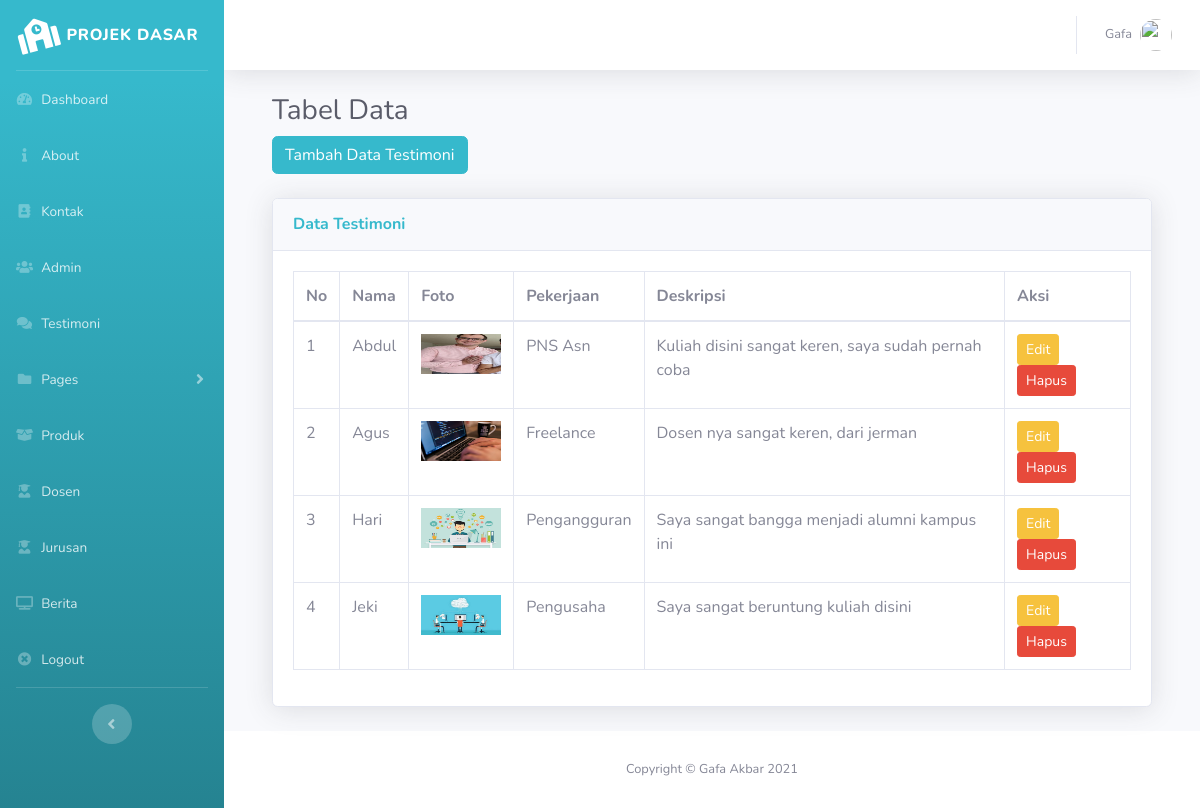
/pages/backend/index.php?page=testimoni/index (signed in), run on the app's committed database.
### tables this page shows
CREATE TABLE `tb_testimoni` (
  `id_testimoni` int(11) NOT NULL,
  `nama` varchar(100) NOT NULL,
  `foto` varchar(255) NOT NULL,
  `pekerjaan` varchar(100) NOT NULL,
  `deskripsi` text NOT NULL
);

### pages/backend/index.php (called while the page is built, shortened)
<?php
include 'component/header.php';
include 'component/sidebar.php';
include 'content.php';
?>
<?php include 'component/footer.php'; ?>

### pages/backend/testimoni/index.php (the view)
<?php
$testimoni = $koneksi->query('SELECT * FROM tb_testimoni');
 ?>
<div class="container-fluid">
<h1 class="h3 mb-2 text-gray-800">Tabel Data</h1>
<a href="index.php?page=testimoni/tambah" class="btn btn-info btn-md">Tambah Data Testimoni</a>
<br><br>
<div class="card shadow mb-4">
  <div class="card-header py-3">
    <h6 class="m-0 font-weight-bold text-info">Data Testimoni</h6>
  </div>
  <div class="card-body">
    <div class="table-responsive">
      <table class="table table-bordered" id="dataTable" width="100%" cellspacing="0">
        <thead>
          <tr>
            <th>No</th>
            <th>Nama</th>
            <th>Foto</th>
            <th>Pekerjaan</th>
            <th>Deskripsi</th>
            <th>Aksi</th>
          </tr>
        </thead>
        <tbody>
          <?php $no = 1; ?>
          <?php foreach ($testimoni as $key => $value) : ?>
          <tr>
            <td><?php echo $no++; ?></td>
            <td><?php echo $value['nama']; ?></td>
            <td><img src="../../asset/img/<?= $value['foto'];?>" alt="foto" width="80px" height="40px"></td>
            <td><?php echo $value['pekerjaan']; ?></td>
            <td><?php echo $value['deskripsi']; ?></td>
            <td>
              <a href="?page=testimoni/edit&id=<?php echo $value['id_testimoni']; ?>" class="btn btn-warning btn-sm">Edit</a>
              <a onclick="return confirm('yakin di hapus?')" href="?page=testimoni/hapus&id=<?php echo $value['id_testimoni']; ?>" class="btn btn-danger btn-sm">Hapus</a>
            </td>
          </tr>
          <?php endforeach; ?>
        </tbody>
      </table>
    </div>
  </div>
</div>

### data on the page
tb_testimoni: nama "Abdul", foto (picture), pekerjaan "PNS Asn", deskripsi "Kuliah disini sangat keren, saya sudah pernah coba"
tb_testimoni: nama "Agus", foto (picture), pekerjaan "Freelance", deskripsi "Dosen nya sangat keren, dari jerman"
tb_testimoni: nama "Hari", foto (picture), pekerjaan "Pengangguran", deskripsi "Saya sangat bangga menjadi alumni kampus ini"
tb_testimoni: nama "Jeki", foto (picture), pekerjaan "Pengusaha", deskripsi "Saya sangat beruntung kuliah disini"
